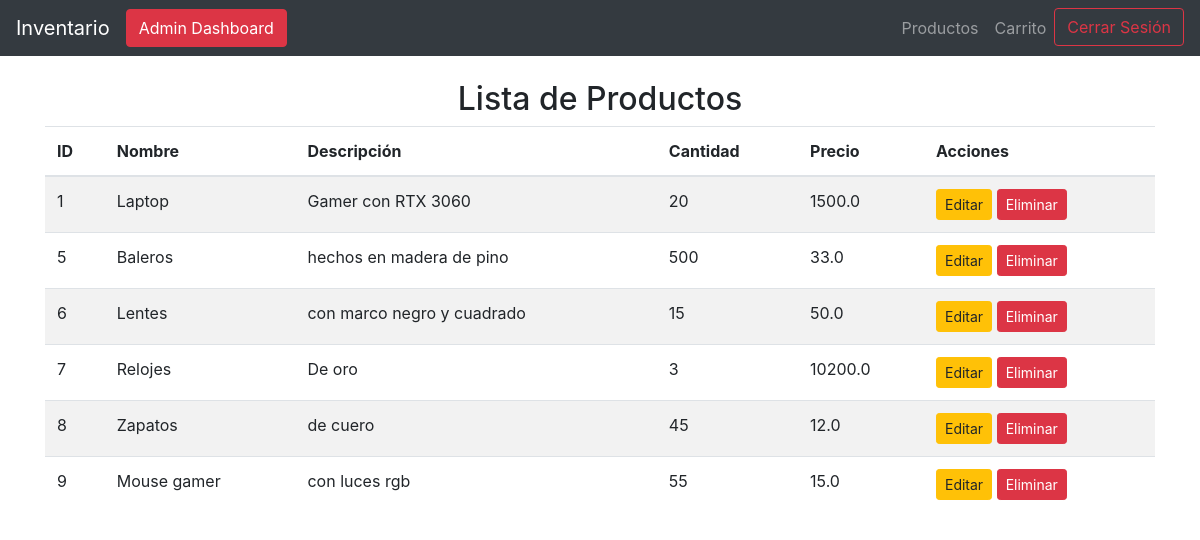
/listar (signed in), run on the app's committed database.
### tables this page shows
CREATE TABLE productos (
            id INTEGER PRIMARY KEY AUTOINCREMENT,
            nombre TEXT UNIQUE NOT NULL,
            descripcion TEXT,
            cantidad INTEGER NOT NULL CHECK (cantidad >= 0),
            precio REAL NOT NULL CHECK (precio >= 0)
        );

### app.py (the view)
@app.route('/listar')
@login_required
def listar():
    productos = listar_productos()
    return render_template('listar_productos.html', productos=productos)

### app.py (called while the page is built)
@login_manager.user_loader
def load_user(user_id):
    conn, cursor = connect_db()
    cursor.execute("SELECT usuario_id, nombre, email, rol FROM usuarios WHERE usuario_id = ?", (user_id,))
    usuario = cursor.fetchone()
    return Usuario(id=usuario[0], nombre=usuario[1], email=usuario[2], rol=usuario[3]) if usuario else None

### database.py (called while the page is built)
def connect_db():
    conn = sqlite3.connect(DB_NAME)
    cursor = conn.cursor()
    return conn, cursor

def listar_productos():
    conn, cursor = connect_db()
    cursor.execute("SELECT * FROM productos")
    productos = cursor.fetchall()
    conn.close()
    if productos:
        return productos
    else:
        print("No hay productos en el inventario.")

### templates/listar_productos.html
{% extends 'base.html' %}
{% block content %}
    <h2 class="text-center">Lista de Productos</h2>
    {% if productos %}
        <table class="table table-striped">
            <thead>
                <tr>
                    <th>ID</th>
                    <th>Nombre</th>
                    <th>Descripción</th>
                    <th>Cantidad</th>
                    <th>Precio</th>
                    <th>Acciones</th>
                </tr>
            </thead>
            <tbody>
                {% for producto in productos %}
                    <tr>
                        <td>{{ producto[0] }}</td>
                        <td>{{ producto[1] }}</td>
                        <td>{{ producto[2] }}</td>
                        <td>{{ producto[3] }}</td>
                        <td>{{ producto[4] }}</td>
                        <td>
                            <a href="/actualizar/{{ producto[0] }}" class="btn btn-warning btn-sm">Editar</a>
                            <a href="/confirmar_eliminar/{{ producto[0] }}" class="btn btn-danger btn-sm">Eliminar</a>
                        </td>
                    </tr>
                {% endfor %}
            </tbody>
        </table>
    {% else %}
        <p>No hay productos registrados.</p>
    {% endif %}
{% endblock %}

### data on the page
productos: id "1", nombre "Laptop", descripcion "Gamer con RTX 3060", cantidad "20", precio "1500.0"
productos: id "5", nombre "Baleros", descripcion "hechos en madera de pino", cantidad "500", precio "33.0"
productos: id "6", nombre "Lentes", descripcion "con marco negro y cuadrado", cantidad "15", precio "50.0"
productos: id "7", nombre "Relojes", descripcion "De oro", cantidad "3", precio "10200.0"
productos: id "8", nombre "Zapatos", descripcion "de cuero", cantidad "45", precio "12.0"
productos: id "9", nombre "Mouse gamer", descripcion "con luces rgb", cantidad "55", precio "15.0"
